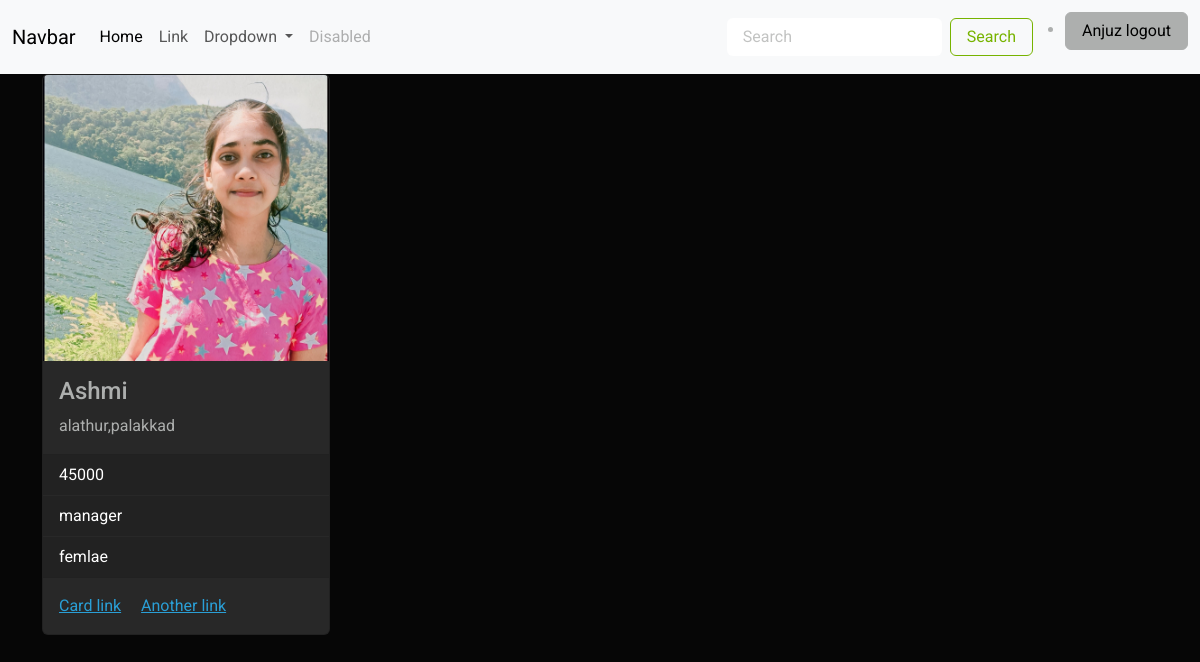
The app's page /employee/2/ (signed in) with its own data.
### crm/models.py (models this page shows, shortened)
class Employee(models.Model):
    name=models.CharField(max_length=200)
    email=models.EmailField(unique=True)
    address=models.TextField()
    department=models.CharField(max_length=200)
    salary=models.PositiveIntegerField()
    date_of_join=models.DateField()
    gender_options=(
        ("male","male"),
        ("femlae","female"),
        ("other","other")
    )
    gender=models.CharField(max_length=200,choices=gender_options,default="male")
    picture=models.ImageField(upload_to="employee_images",null=True,blank=True)

### crm/views.py (the view)
# urls.py: path("employee/<int:pk>/",views.EmployeeDetailView.as_view(),name="employee-detail"),
@method_decorator(signin_required,name="dispatch")
class EmployeeDetailView(View):
    template_name="employee_detail.html"
    def get(self,request,*args,**kwargs):
        id=kwargs.get("pk")
        qs=get_object_or_404(Employee,id=id)
        return render(request,self.template_name,{"data":qs})

### crm/templates/employee_detail.html
{%extends 'base.html'%}
{%block main_block%}
<div class="container">
    <div class="card" style="width: 18rem;">
       {%if data.picture%}
       <img src="{{data.picture.url}}" class="card-img-top" alt="...">
       {%endif%}
        <div class="card-body">
          <h5 class="card-title">{{data.name}}</h5>
          <p class="card-text">{{data.address}}</p>
        </div>
        <ul class="list-group list-group-flush">
          <li class="list-group-item">{{data.salary}}</li>
          <li class="list-group-item">{{data.department}}</li>
          <li class="list-group-item">{{data.gender}}</li>
        </ul>
        <div class="card-body">
          <a href="#" class="card-link">Card link</a>
          <a href="#" class="card-link">Another link</a>
        </div>
      </div>
   </div>
{%endblock%}

### crm/templates/base.html (shortened to what this page needs)
<!DOCTYPE html>
{%load static%}
<html lang="en">
<head>
  <link rel="stylesheet" href="{%static 'css/style.css' %}">
</head>
<body>
  <nav class="navbar navbar-expand-lg bg-body-tertiary">
    <div class="container-fluid">
      <a class="navbar-brand" href="#">Navbar</a>
      <div class="collapse navbar-collapse" id="navbarSupportedContent">
        <ul class="navbar-nav me-auto mb-2 mb-lg-0">
          <li class="nav-item">
            <a class="nav-link active" aria-current="page" href="#">Home</a>
          </li>
          <li class="nav-item">
            <a class="nav-link" href="#">Link</a>
          </li>
          <li class="nav-item dropdown">
            <a class="nav-link dropdown-toggle" href="#" role="button" data-bs-toggle="dropdown" aria-expanded="false">
              Dropdown
            </a>
          </li>
          <li class="nav-item">
            <a class="nav-link disabled" aria-disabled="true">Disabled</a>
          </li>
        </ul>
        <form class="d-flex" role="search">
          <input class="form-control me-2" type="search" placeholder="Search" aria-label="Search">
          <button class="btn btn-outline-success" type="submit">Search</button>
        </form>
        <ul>
          <li class="nav-item mt-1">
            <a href="{%url 'signout'%}" class=" btn btn-dark">{{request.user}} logout</a>
          </li>
        </ul>
      </div>
    </div>
  </nav>
  {%block main_block%}
  {%endblock%}
</body>
</html>

### records on screen
Employee: picture (picture), name "Ashmi", address "alathur,palakkad", salary "45000", department "manager", gender "femlae"

### other values on screen
{{ request.user }} "Anjuz"
